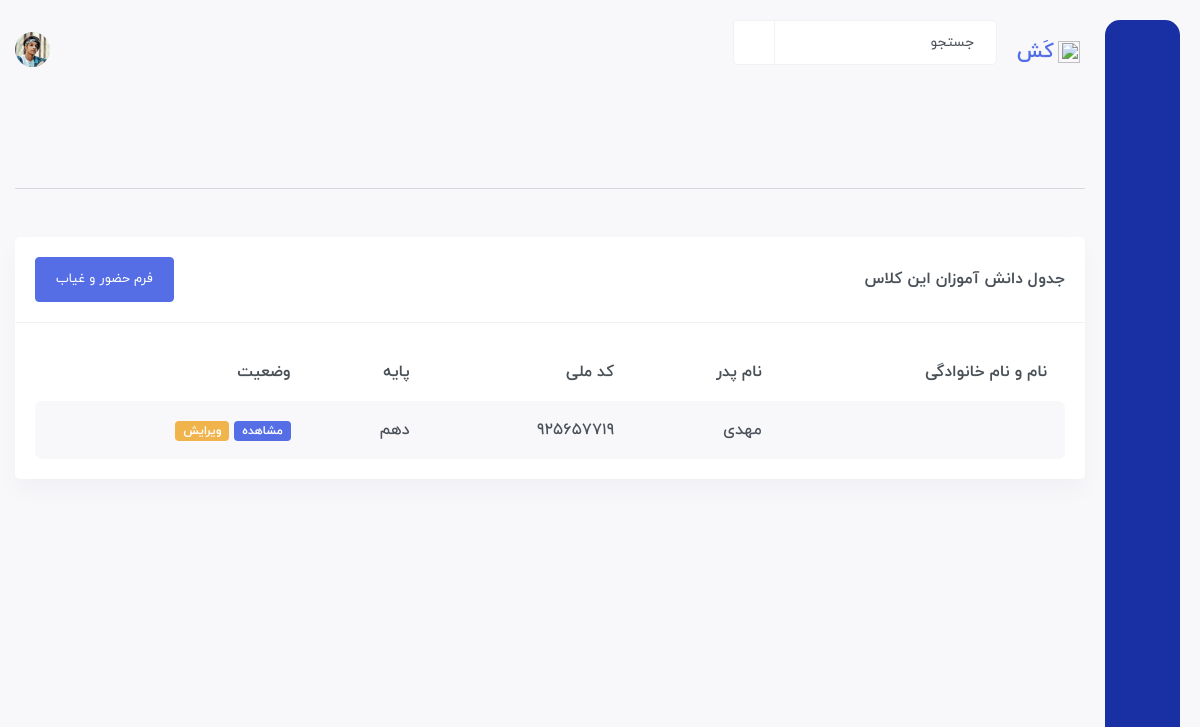
Before: /class-room/100/صبح (signed in) with the older database file.
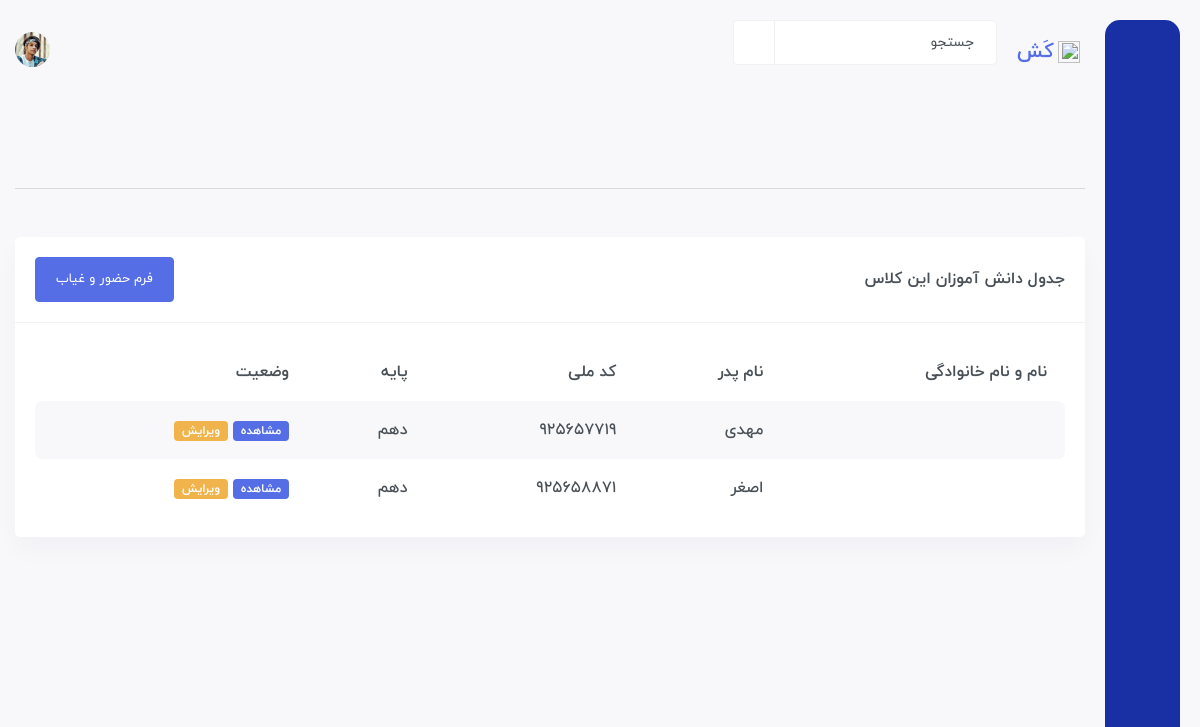
After: the same page with the newer database file.
### Student/models.py (models this page shows, shortened)
class Student(models.Model):
    full_name = models.CharField(max_length=200)
    father_name = models.CharField(max_length=100)
    id_code = models.IntegerField(unique=True)
    class_id = models.ForeignKey(Class, on_delete=models.CASCADE)
    reshte = models.ForeignKey(Reshte, on_delete=models.CASCADE)
    level = models.CharField(choices=LEVEL, max_length=8)
    level_up = models.BooleanField(default=False)
    date = models.DateField()
    usn = models.CharField(primary_key=True, max_length=200)

### Student/views.py (the view)
class ClassRoomView(LoginRequiredMixin, generic.View):
    login_url = 'account:login'
    def get(self, request, *args, **kwargs):
        number = kwargs.get('number')
        shift = kwargs.get('shift')
        students_in_class_room = models.Student.objects.filter(class_id__number=number, class_id__shift=shift).all()
        return render(request, 'class-room.html', {'student_class_room': students_in_class_room})

### templates/class-room.html (shortened to what this page needs)
﻿{% extends 'base.html' %}
{% block body %}
	<div id="main-wrapper">
	    <div class="content-body">
		<div class="container">
			<hr class="text-secondary mb-5 mt-5">
		    <div class="row">
			<div class="col-xxl-12">
			    <div class="card">
				<div class="card-header">
					<div>
						<h4 class="card-title">جدول دانش آموزان این کلاس</h4>
					</div>
					<div>
						<a href="{% url 'student:attendance' cn %}" class="btn btn-primary">فرم حضور و غیاب</a>
					</div>
				</div>
				<div class="card-body">
				    <div class="table-responsive">
					<table class="table table-striped responsive-table">
					    <thead>
						<tr>
						    <th>نام و نام خانوادگی</th>
						    <th>نام پدر</th>
						    <th>کد ملی</th>
						    <th>پایه</th>
						    <th>وضعیت</th>
						</tr>
					    </thead>
					    <tbody>
						{% for s in student_class_room %}
							<tr>
								<td>
								</td>
								<td class="coin-name">
									{{ s.father_name }}
								</td>
								<td>
									{{ s.id_code }}
								</td>
								<td>{{ s.level }}</td>
								<td>
									<div class="badge bg-primary"><a href="{{ s.get_abolut_url }}" class="text-white">مشاهده</a></div>
									<div class="badge bg-warning"><a href="{% url 'student:student-edit' s.id_code %}" class="text-white">ویرایش</a></div>
								</td>
							</tr>
						{% endfor %}
					    </tbody>
					</table>
				    </div>
				</div>
			    </div>
			</div>
		    </div>
		</div>
	    </div>
	</div>
{% endblock %}

Changed rows visible on the page:
added Student: father_name "اصغر", id_code "925658871", level "دهم"
